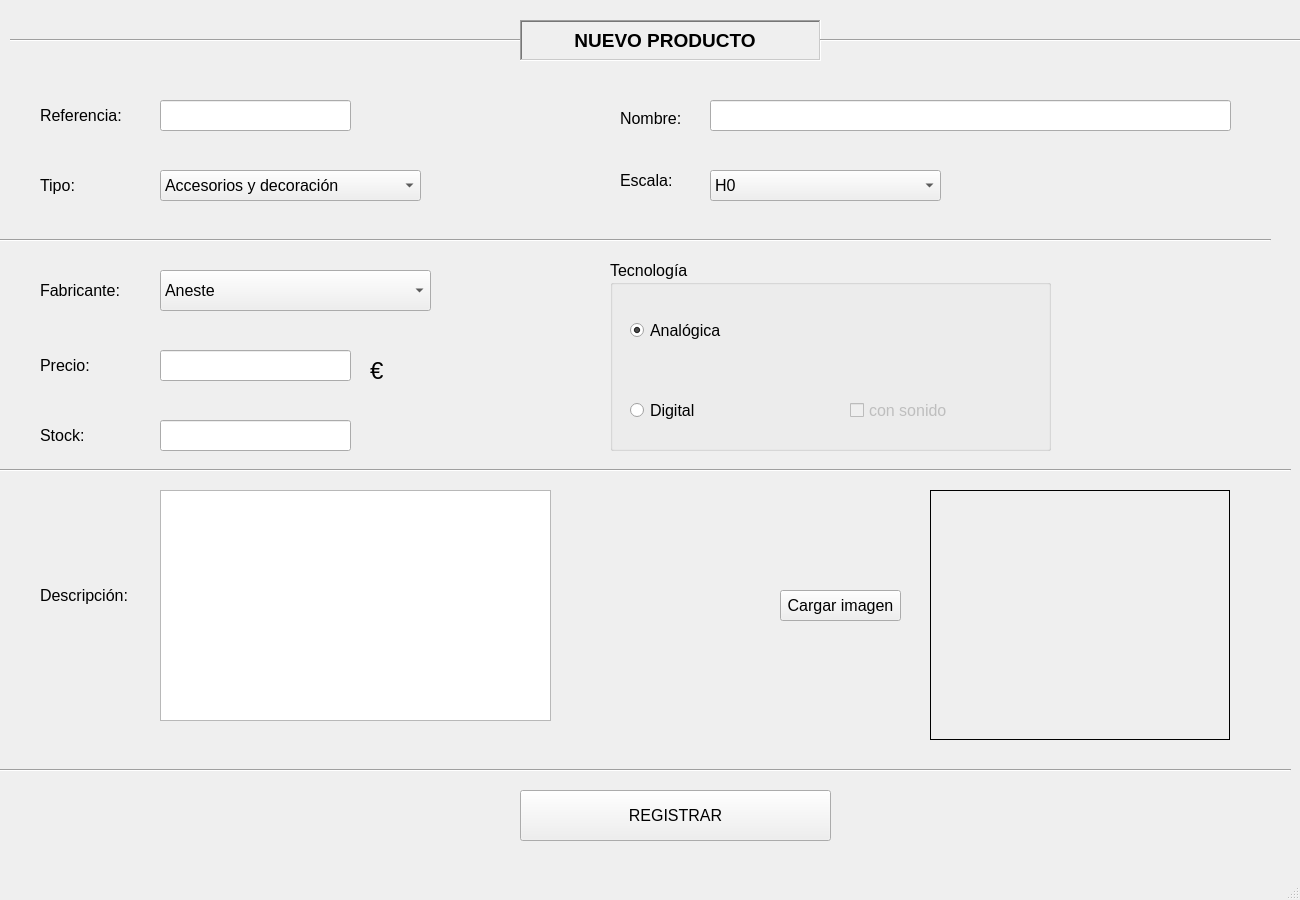
<?xml version="1.0" encoding="UTF-8"?>
<ui version="4.0">
 <class>ventanaRegistro</class>
 <widget class="QMainWindow" name="ventanaRegistro">
  <property name="geometry">
   <rect>
    <x>0</x>
    <y>0</y>
    <width>1300</width>
    <height>900</height>
   </rect>
  </property>
  <property name="font">
   <font>
    <pointsize>12</pointsize>
   </font>
  </property>
  <property name="windowTitle">
   <string>Nuevo producto</string>
  </property>
  <widget class="QWidget" name="centralwidget">
   <widget class="QLabel" name="etq_titulo">
    <property name="geometry">
     <rect>
      <x>520</x>
      <y>20</y>
      <width>301</width>
      <height>41</height>
     </rect>
    </property>
    <property name="font">
     <font>
      <pointsize>14</pointsize>
      <weight>75</weight>
      <bold>true</bold>
      <underline>false</underline>
     </font>
    </property>
    <property name="frameShape">
     <enum>QFrame::WinPanel</enum>
    </property>
    <property name="frameShadow">
     <enum>QFrame::Sunken</enum>
    </property>
    <property name="text">
     <string>         NUEVO PRODUCTO</string>
    </property>
   </widget>
   <widget class="QLabel" name="etq_referencia">
    <property name="geometry">
     <rect>
      <x>40</x>
      <y>100</y>
      <width>101</width>
      <height>31</height>
     </rect>
    </property>
    <property name="font">
     <font>
      <pointsize>12</pointsize>
     </font>
    </property>
    <property name="text">
     <string>Referencia: </string>
    </property>
   </widget>
   <widget class="QLineEdit" name="line_referencia">
    <property name="geometry">
     <rect>
      <x>160</x>
      <y>100</y>
      <width>191</width>
      <height>31</height>
     </rect>
    </property>
   </widget>
   <widget class="QLabel" name="etq_nombre">
    <property name="geometry">
     <rect>
      <x>620</x>
      <y>110</y>
      <width>71</width>
      <height>16</height>
     </rect>
    </property>
    <property name="font">
     <font>
      <pointsize>12</pointsize>
     </font>
    </property>
    <property name="text">
     <string>Nombre: </string>
    </property>
   </widget>
   <widget class="QLineEdit" name="line_nombre">
    <property name="geometry">
     <rect>
      <x>710</x>
      <y>100</y>
      <width>521</width>
      <height>31</height>
     </rect>
    </property>
   </widget>
   <widget class="QLabel" name="etq_tipo">
    <property name="geometry">
     <rect>
      <x>40</x>
      <y>175</y>
      <width>47</width>
      <height>21</height>
     </rect>
    </property>
    <property name="font">
     <font>
      <pointsize>12</pointsize>
     </font>
    </property>
    <property name="text">
     <string>Tipo:</string>
    </property>
   </widget>
   <widget class="QComboBox" name="combo_tipo">
    <property name="geometry">
     <rect>
      <x>160</x>
      <y>170</y>
      <width>261</width>
      <height>31</height>
     </rect>
    </property>
    <property name="font">
     <font>
      <pointsize>12</pointsize>
     </font>
    </property>
    <item>
     <property name="text">
      <string>Accesorios y decoración</string>
     </property>
    </item>
    <item>
     <property name="text">
      <string>Automotores</string>
     </property>
    </item>
    <item>
     <property name="text">
      <string>Coches</string>
     </property>
    </item>
    <item>
     <property name="text">
      <string>Máquinas</string>
     </property>
    </item>
    <item>
     <property name="text">
      <string>Vagones</string>
     </property>
    </item>
    <item>
     <property name="text">
      <string>Sets</string>
     </property>
    </item>
    <item>
     <property name="text">
      <string>Vías</string>
     </property>
    </item>
   </widget>
   <widget class="QLabel" name="etq_escala">
    <property name="geometry">
     <rect>
      <x>620</x>
      <y>170</y>
      <width>61</width>
      <height>21</height>
     </rect>
    </property>
    <property name="font">
     <font>
      <pointsize>12</pointsize>
     </font>
    </property>
    <property name="text">
     <string>Escala: </string>
    </property>
   </widget>
   <widget class="QComboBox" name="combo_escala">
    <property name="geometry">
     <rect>
      <x>710</x>
      <y>170</y>
      <width>231</width>
      <height>31</height>
     </rect>
    </property>
    <property name="font">
     <font>
      <pointsize>12</pointsize>
     </font>
    </property>
    <item>
     <property name="text">
      <string>H0</string>
     </property>
    </item>
    <item>
     <property name="text">
      <string>N</string>
     </property>
    </item>
    <item>
     <property name="text">
      <string>Z</string>
     </property>
    </item>
   </widget>
   <widget class="QLabel" name="etq_fabricante">
    <property name="geometry">
     <rect>
      <x>40</x>
      <y>280</y>
      <width>101</width>
      <height>21</height>
     </rect>
    </property>
    <property name="font">
     <font>
      <pointsize>12</pointsize>
     </font>
    </property>
    <property name="text">
     <string>Fabricante:</string>
    </property>
   </widget>
   <widget class="QComboBox" name="combo_fabricante">
    <property name="geometry">
     <rect>
      <x>160</x>
      <y>270</y>
      <width>271</width>
      <height>41</height>
     </rect>
    </property>
    <property name="font">
     <font>
      <pointsize>12</pointsize>
     </font>
    </property>
    <property name="iconSize">
     <size>
      <width>48</width>
      <height>48</height>
     </size>
    </property>
    <item>
     <property name="text">
      <string>Aneste</string>
     </property>
     <property name="icon">
      <iconset>
       <normaloff>../iconos/aneste.png</normaloff>../iconos/aneste.png</iconset>
     </property>
    </item>
    <item>
     <property name="text">
      <string>Arnold</string>
     </property>
     <property name="icon">
      <iconset>
       <normaloff>../iconos/arnold.png</normaloff>../iconos/arnold.png</iconset>
     </property>
    </item>
    <item>
     <property name="text">
      <string>Bachmann</string>
     </property>
     <property name="icon">
      <iconset>
       <normaloff>../iconos/bachmann.png</normaloff>../iconos/bachmann.png</iconset>
     </property>
    </item>
    <item>
     <property name="text">
      <string>Brawa</string>
     </property>
     <property name="icon">
      <iconset>
       <normaloff>../iconos/brawa.png</normaloff>../iconos/brawa.png</iconset>
     </property>
    </item>
    <item>
     <property name="text">
      <string>Busch</string>
     </property>
     <property name="icon">
      <iconset>
       <normaloff>../iconos/busch.png</normaloff>../iconos/busch.png</iconset>
     </property>
    </item>
    <item>
     <property name="text">
      <string>Electrotren</string>
     </property>
     <property name="icon">
      <iconset>
       <normaloff>../iconos/electrotren.png</normaloff>../iconos/electrotren.png</iconset>
     </property>
    </item>
    <item>
     <property name="text">
      <string>Esu</string>
     </property>
     <property name="icon">
      <iconset>
       <normaloff>../iconos/esu.png</normaloff>../iconos/esu.png</iconset>
     </property>
    </item>
    <item>
     <property name="text">
      <string>Evergreen</string>
     </property>
     <property name="icon">
      <iconset>
       <normaloff>../iconos/evergreen.png</normaloff>../iconos/evergreen.png</iconset>
     </property>
    </item>
    <item>
     <property name="text">
      <string>Faller</string>
     </property>
     <property name="icon">
      <iconset>
       <normaloff>../iconos/faller.png</normaloff>../iconos/faller.png</iconset>
     </property>
    </item>
    <item>
     <property name="text">
      <string>Fleischmann</string>
     </property>
     <property name="icon">
      <iconset>
       <normaloff>../iconos/fleischmann.png</normaloff>../iconos/fleischmann.png</iconset>
     </property>
    </item>
    <item>
     <property name="text">
      <string>Graham Farish</string>
     </property>
     <property name="icon">
      <iconset>
       <normaloff>../iconos/grahamFarish.png</normaloff>../iconos/grahamFarish.png</iconset>
     </property>
    </item>
    <item>
     <property name="text">
      <string>Hobbytrain</string>
     </property>
     <property name="icon">
      <iconset>
       <normaloff>../iconos/hobbytrain.png</normaloff>../iconos/hobbytrain.png</iconset>
     </property>
    </item>
    <item>
     <property name="text">
      <string>Hornby</string>
     </property>
     <property name="icon">
      <iconset>
       <normaloff>../iconos/hornby.png</normaloff>../iconos/hornby.png</iconset>
     </property>
    </item>
    <item>
     <property name="text">
      <string>Humbrol</string>
     </property>
     <property name="icon">
      <iconset>
       <normaloff>../iconos/humbrol.png</normaloff>../iconos/humbrol.png</iconset>
     </property>
    </item>
    <item>
     <property name="text">
      <string>Ibertren</string>
     </property>
     <property name="icon">
      <iconset>
       <normaloff>../iconos/ibertren.png</normaloff>../iconos/ibertren.png</iconset>
     </property>
    </item>
    <item>
     <property name="text">
      <string>Jouef</string>
     </property>
     <property name="icon">
      <iconset>
       <normaloff>../iconos/jouef.png</normaloff>../iconos/jouef.png</iconset>
     </property>
    </item>
    <item>
     <property name="text">
      <string>Kato</string>
     </property>
     <property name="icon">
      <iconset>
       <normaloff>../iconos/kato.png</normaloff>../iconos/kato.png</iconset>
     </property>
    </item>
    <item>
     <property name="text">
      <string>Kibri</string>
     </property>
     <property name="icon">
      <iconset>
       <normaloff>../iconos/kibri.png</normaloff>../iconos/kibri.png</iconset>
     </property>
    </item>
    <item>
     <property name="text">
      <string>K*train</string>
     </property>
     <property name="icon">
      <iconset>
       <normaloff>../iconos/ktraini.png</normaloff>../iconos/ktraini.png</iconset>
     </property>
    </item>
    <item>
     <property name="text">
      <string>Lemke</string>
     </property>
     <property name="icon">
      <iconset>
       <normaloff>../iconos/lemke.png</normaloff>../iconos/lemke.png</iconset>
     </property>
    </item>
    <item>
     <property name="text">
      <string>Liliput</string>
     </property>
     <property name="icon">
      <iconset>
       <normaloff>../iconos/liliput.png</normaloff>../iconos/liliput.png</iconset>
     </property>
    </item>
    <item>
     <property name="text">
      <string>Lima</string>
     </property>
     <property name="icon">
      <iconset>
       <normaloff>../iconos/lima.png</normaloff>../iconos/lima.png</iconset>
     </property>
    </item>
    <item>
     <property name="text">
      <string>Mabar</string>
     </property>
     <property name="icon">
      <iconset>
       <normaloff>../iconos/mabar.png</normaloff>../iconos/mabar.png</iconset>
     </property>
    </item>
    <item>
     <property name="text">
      <string>Maquetren</string>
     </property>
     <property name="icon">
      <iconset>
       <normaloff>../iconos/maquetren.png</normaloff>../iconos/maquetren.png</iconset>
     </property>
    </item>
    <item>
     <property name="text">
      <string>Marklin</string>
     </property>
     <property name="icon">
      <iconset>
       <normaloff>../iconos/marklin.png</normaloff>../iconos/marklin.png</iconset>
     </property>
    </item>
    <item>
     <property name="text">
      <string>Mehano</string>
     </property>
     <property name="icon">
      <iconset>
       <normaloff>../iconos/mehano.png</normaloff>../iconos/mehano.png</iconset>
     </property>
    </item>
    <item>
     <property name="text">
      <string>MF-Train</string>
     </property>
     <property name="icon">
      <iconset>
       <normaloff>../iconos/mf-train.png</normaloff>../iconos/mf-train.png</iconset>
     </property>
    </item>
    <item>
     <property name="text">
      <string>NME</string>
     </property>
     <property name="icon">
      <iconset>
       <normaloff>../iconos/NME.png</normaloff>../iconos/NME.png</iconset>
     </property>
    </item>
    <item>
     <property name="text">
      <string>Omnibus Models</string>
     </property>
     <property name="icon">
      <iconset>
       <normaloff>../iconos/omnibus.png</normaloff>../iconos/omnibus.png</iconset>
     </property>
    </item>
    <item>
     <property name="text">
      <string>Peco</string>
     </property>
     <property name="icon">
      <iconset>
       <normaloff>../iconos/peco.png</normaloff>../iconos/peco.png</iconset>
     </property>
    </item>
    <item>
     <property name="text">
      <string>Piko</string>
     </property>
     <property name="icon">
      <iconset>
       <normaloff>../iconos/piko.png</normaloff>../iconos/piko.png</iconset>
     </property>
    </item>
    <item>
     <property name="text">
      <string>Rivarossi</string>
     </property>
     <property name="icon">
      <iconset>
       <normaloff>../iconos/rivarossi.png</normaloff>../iconos/rivarossi.png</iconset>
     </property>
    </item>
    <item>
     <property name="text">
      <string>Roco</string>
     </property>
     <property name="icon">
      <iconset>
       <normaloff>../iconos/roco.png</normaloff>../iconos/roco.png</iconset>
     </property>
    </item>
    <item>
     <property name="text">
      <string>Spectrum</string>
     </property>
     <property name="icon">
      <iconset>
       <normaloff>../iconos/spectrum.png</normaloff>../iconos/spectrum.png</iconset>
     </property>
    </item>
    <item>
     <property name="text">
      <string>Startrain</string>
     </property>
     <property name="icon">
      <iconset>
       <normaloff>../iconos/startrain.png</normaloff>../iconos/startrain.png</iconset>
     </property>
    </item>
    <item>
     <property name="text">
      <string>Sudexpress</string>
     </property>
     <property name="icon">
      <iconset>
       <normaloff>../iconos/sudexpress.png</normaloff>../iconos/sudexpress.png</iconset>
     </property>
    </item>
    <item>
     <property name="text">
      <string>Thomas &amp; Friends</string>
     </property>
     <property name="icon">
      <iconset>
       <normaloff>../iconos/thomas&amp;friends.png</normaloff>../iconos/thomas&amp;friends.png</iconset>
     </property>
    </item>
    <item>
     <property name="text">
      <string>Trix</string>
     </property>
     <property name="icon">
      <iconset>
       <normaloff>../iconos/trix.png</normaloff>../iconos/trix.png</iconset>
     </property>
    </item>
    <item>
     <property name="text">
      <string>Viessmann</string>
     </property>
     <property name="icon">
      <iconset>
       <normaloff>../iconos/viessmann.png</normaloff>../iconos/viessmann.png</iconset>
     </property>
    </item>
    <item>
     <property name="text">
      <string>Vitrains Models</string>
     </property>
     <property name="icon">
      <iconset>
       <normaloff>../iconos/vitrains.png</normaloff>../iconos/vitrains.png</iconset>
     </property>
    </item>
    <item>
     <property name="text">
      <string>Vollmer</string>
     </property>
     <property name="icon">
      <iconset>
       <normaloff>../iconos/vollmer.png</normaloff>../iconos/vollmer.png</iconset>
     </property>
    </item>
    <item>
     <property name="text">
      <string>Woodland Scenics</string>
     </property>
     <property name="icon">
      <iconset>
       <normaloff>../iconos/woodland.png</normaloff>../iconos/woodland.png</iconset>
     </property>
    </item>
   </widget>
   <widget class="Line" name="linea_separadora3">
    <property name="geometry">
     <rect>
      <x>0</x>
      <y>230</y>
      <width>1271</width>
      <height>20</height>
     </rect>
    </property>
    <property name="orientation">
     <enum>Qt::Horizontal</enum>
    </property>
   </widget>
   <widget class="QLabel" name="etq_precio">
    <property name="geometry">
     <rect>
      <x>40</x>
      <y>350</y>
      <width>71</width>
      <height>31</height>
     </rect>
    </property>
    <property name="font">
     <font>
      <pointsize>12</pointsize>
     </font>
    </property>
    <property name="text">
     <string>Precio:</string>
    </property>
   </widget>
   <widget class="QLineEdit" name="line_precio">
    <property name="geometry">
     <rect>
      <x>160</x>
      <y>350</y>
      <width>191</width>
      <height>31</height>
     </rect>
    </property>
   </widget>
   <widget class="QLabel" name="etq_stock">
    <property name="geometry">
     <rect>
      <x>40</x>
      <y>420</y>
      <width>51</width>
      <height>31</height>
     </rect>
    </property>
    <property name="font">
     <font>
      <pointsize>12</pointsize>
     </font>
    </property>
    <property name="text">
     <string>Stock:</string>
    </property>
   </widget>
   <widget class="QLineEdit" name="line_stock">
    <property name="geometry">
     <rect>
      <x>160</x>
      <y>420</y>
      <width>191</width>
      <height>31</height>
     </rect>
    </property>
   </widget>
   <widget class="Line" name="linea_separadora4">
    <property name="geometry">
     <rect>
      <x>0</x>
      <y>460</y>
      <width>1291</width>
      <height>20</height>
     </rect>
    </property>
    <property name="orientation">
     <enum>Qt::Horizontal</enum>
    </property>
   </widget>
   <widget class="Line" name="linea_separadora1">
    <property name="geometry">
     <rect>
      <x>10</x>
      <y>30</y>
      <width>511</width>
      <height>20</height>
     </rect>
    </property>
    <property name="orientation">
     <enum>Qt::Horizontal</enum>
    </property>
   </widget>
   <widget class="Line" name="linea_separadora2">
    <property name="geometry">
     <rect>
      <x>820</x>
      <y>30</y>
      <width>481</width>
      <height>20</height>
     </rect>
    </property>
    <property name="orientation">
     <enum>Qt::Horizontal</enum>
    </property>
   </widget>
   <widget class="QLabel" name="etq_fabricante_2">
    <property name="geometry">
     <rect>
      <x>40</x>
      <y>580</y>
      <width>101</width>
      <height>31</height>
     </rect>
    </property>
    <property name="font">
     <font>
      <pointsize>12</pointsize>
     </font>
    </property>
    <property name="text">
     <string>Descripción: </string>
    </property>
   </widget>
   <widget class="QTextEdit" name="edit_descripcion">
    <property name="geometry">
     <rect>
      <x>160</x>
      <y>490</y>
      <width>391</width>
      <height>231</height>
     </rect>
    </property>
    <property name="font">
     <font>
      <pointsize>12</pointsize>
     </font>
    </property>
   </widget>
   <widget class="QPushButton" name="boton_imagen">
    <property name="geometry">
     <rect>
      <x>780</x>
      <y>590</y>
      <width>121</width>
      <height>31</height>
     </rect>
    </property>
    <property name="font">
     <font>
      <pointsize>12</pointsize>
     </font>
    </property>
    <property name="text">
     <string>Cargar imagen</string>
    </property>
   </widget>
   <widget class="Line" name="linea_separadora5">
    <property name="geometry">
     <rect>
      <x>0</x>
      <y>760</y>
      <width>1291</width>
      <height>20</height>
     </rect>
    </property>
    <property name="orientation">
     <enum>Qt::Horizontal</enum>
    </property>
   </widget>
   <widget class="QPushButton" name="boton_registrar">
    <property name="geometry">
     <rect>
      <x>520</x>
      <y>790</y>
      <width>311</width>
      <height>51</height>
     </rect>
    </property>
    <property name="font">
     <font>
      <pointsize>12</pointsize>
     </font>
    </property>
    <property name="text">
     <string>REGISTRAR</string>
    </property>
   </widget>
   <widget class="QLabel" name="visor_imagen">
    <property name="geometry">
     <rect>
      <x>930</x>
      <y>490</y>
      <width>300</width>
      <height>250</height>
     </rect>
    </property>
    <property name="frameShape">
     <enum>QFrame::Box</enum>
    </property>
    <property name="text">
     <string/>
    </property>
   </widget>
   <widget class="QLabel" name="etq_euro">
    <property name="geometry">
     <rect>
      <x>370</x>
      <y>360</y>
      <width>21</width>
      <height>21</height>
     </rect>
    </property>
    <property name="font">
     <font>
      <pointsize>18</pointsize>
      <weight>50</weight>
      <bold>false</bold>
     </font>
    </property>
    <property name="text">
     <string>€</string>
    </property>
   </widget>
   <widget class="QGroupBox" name="caja">
    <property name="geometry">
     <rect>
      <x>610</x>
      <y>260</y>
      <width>441</width>
      <height>191</height>
     </rect>
    </property>
    <property name="title">
     <string>Tecnología  </string>
    </property>
    <widget class="QRadioButton" name="radio_analogica">
     <property name="geometry">
      <rect>
       <x>20</x>
       <y>60</y>
       <width>111</width>
       <height>21</height>
      </rect>
     </property>
     <property name="text">
      <string>Analógica</string>
     </property>
     <property name="checked">
      <bool>true</bool>
     </property>
    </widget>
    <widget class="QRadioButton" name="radio_digital">
     <property name="geometry">
      <rect>
       <x>20</x>
       <y>140</y>
       <width>81</width>
       <height>21</height>
      </rect>
     </property>
     <property name="text">
      <string>Digital</string>
     </property>
    </widget>
    <widget class="QCheckBox" name="check_digital">
     <property name="enabled">
      <bool>false</bool>
     </property>
     <property name="geometry">
      <rect>
       <x>240</x>
       <y>140</y>
       <width>191</width>
       <height>21</height>
      </rect>
     </property>
     <property name="text">
      <string>con sonido</string>
     </property>
    </widget>
   </widget>
  </widget>
  <widget class="QStatusBar" name="statusbar"/>
 </widget>
 <resources/>
 <connections/>
</ui>
